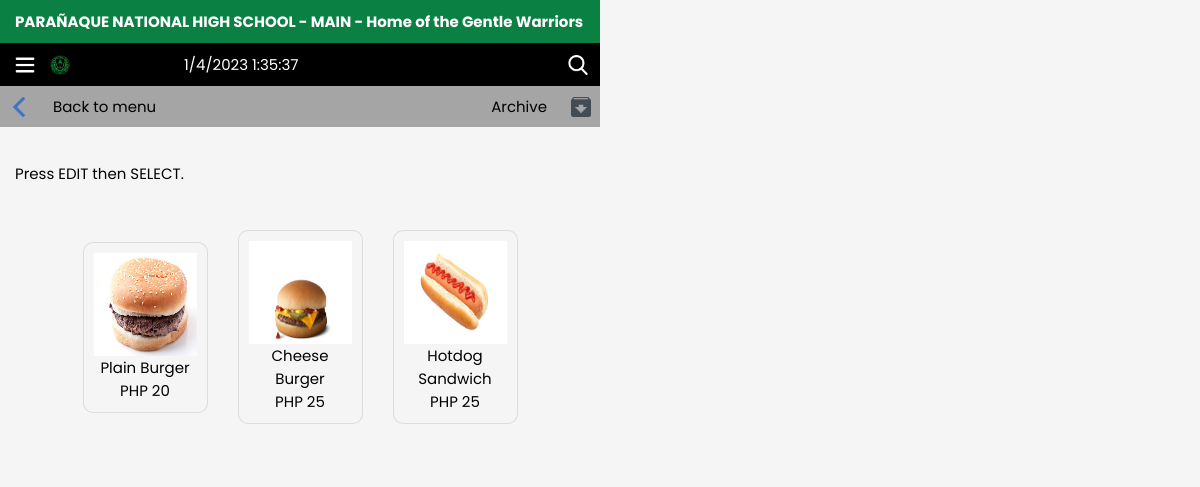
The page /options.php?category=burger (signed in) on the database its author committed.
### tables this page shows
CREATE TABLE `tbl_item` (
  `item_no` int(11) NOT NULL,
  `item_name` varchar(128) NOT NULL,
  `item_prc` int(11) NOT NULL,
  `item_img` text NOT NULL,
  `item_cat` varchar(128) NOT NULL
);

### php/display.php (called while the page is built, shortened)
<?php
if (isset($_SESSION['user_type'])) {
	if ($_SESSION['user_type'] == "type_staff") {
		$staff_visibility = "visible";
	}else{
		$staff_visibility = "hidden";
		$stud_visibility = "visible";
	}
}

### options.php (the view, shortened to what this page needs)
<!DOCTYPE html>
<html>
<head>
  <link rel="stylesheet" href="styles/options.css">
  <link rel="stylesheet" href="styles/override.css">
  	<?php
  	if (isset($_GET['category'])) {
  		$title = $_GET['category'];
  		$item_cat = $title;
	}else{
		header("location:menu.php");
	}
	?>
</head>
<?php
include("php/display.php");
include("php/displayWelcome.php");
?>
<body>
  <div class="header">
    <p>
      PARAÑAQUE NATIONAL HIGH SCHOOL - MAIN - Home of the Gentle Warriors
    </p>
  </div>
  <div class="content">
    <div class="navbar">
      <img src="img/navigation.png" class="nav-icon nav">
      <img src="img/pnhs.png" class="nav-pnhs">
      <span id='ct7' class="clock-timer" style="color:white;text-align:center;position:relative;right:-20%;"></span>
      <div class="search">
        <button type="submit" id="search-toggle">
          <img src="img/search.png" alt="search" class="nav-search">
        </button>
      </div>
    </div>
    <div class="back-menu">
      <a href="menu.php">
        <img src="img/left.png" class="back-menu-icon"> Back to menu
      </a>
      <a href="archive.php" class="<?php echo $staff_visibility; ?>"> Archive <img src="img/archive.png" class="back-menu-icon arch"></a>
    </div>
    <div class="cart">
      <h1 class="title <?php echo $staff_visibility; ?>">Press EDIT then SELECT.</h1>
    </div>
    <div class="options">
      <?php
      $query = "SELECT * FROM tbl_item WHERE item_cat = '$item_cat';";
      $result = mysqli_query($con, $query);
      $title_rows = mysqli_num_rows($result);
      if ($title_rows != 0) {
        while ($row = mysqli_fetch_array($result, MYSQLI_ASSOC)) {
          $item_no = $row['item_no'];
          $item_name = $row['item_name'];
          $item_prc = $row['item_prc'];
          $item_img = $row['item_img'];
          print "<a class='option' href='detail.php?item_no=$item_no'><img src='uploads/$item_img'><span>$item_name</span><span>PHP $item_prc</span></a>";
        }
      }
      ?>
    </div>
  </div>
</body>
</html>

### styles/options.css (style rules this page uses)
:root { --green: rgb(11, 128, 67); --black: rgb(0, 0, 0); --white: rgb(255, 255, 255); --padding: 10px 15px; }
html { height: 100vh; background-size: cover; background-position: center; background-attachment: fixed; overflow-y: scroll; }
body, html { width: 100vw; overflow-x: hidden; display: flex; flex-wrap: nowrap; flex-direction: column; max-width: 600px; background-color: whitesmoke; }
* { font-family: "Poppins", sans-serif; color: var(--black); font-weight: 400; box-sizing: border-box; position: relative; outline: none; margin: 0; padding: 0; font-size: 15px; text-decoration: none; }
.header { background-color: var(--green); width: 100vw; padding: var(--padding); }
.header > p { color: var(--white); font-weight: 700; }
.content { display: flex; flex-direction: column; width: 100%; background-color: whitesmoke; }
.navbar { width: 100%; display: flex; align-items: center; background-color: var(--black); padding: var(--padding); }
.nav-icon { width: 20px; z-index: 2; position: absolute; filter: invert(100%); }
.nav-pnhs { width: 20px; margin-left: 35px; }
.search { display: flex; align-items: center; position: absolute; right: 2%; }
.search > button { border: none; background-color: transparent; }
.nav-search { width: 20px; filter: invert(100%); display: flex; align-items: center; }
.back-menu { background: #a5a5a5; display: flex; justify-content: space-between; align-items: center; padding: 1.5%; }
.back-menu > a { display: flex; align-items: center; }
.back-menu-icon { width: 20px; filter: invert(49%) sepia(13%) saturate(3631%) hue-rotate(186deg) brightness(82%) contrast(84%); margin: auto 0; margin-right: 2vw; }
.arch { margin: 0 0 0 2vw; filter: invert(28%) sepia(8%) saturate(725%) hue-rotate(169deg) brightness(94%) contrast(89%); }
.cart { margin: 0 6vw 0 0vw; }
.title { padding: var(--padding); width: 100%; margin-top: 25px; text-align: left; }
.options { width: 100%; margin: 25px 0; display: flex; flex-wrap: wrap; flex-direction: row; justify-content: center; align-items: center; }
.option { display: flex; flex-direction: column; align-items: center; width: 125px; border-radius: 10px; flex-shrink: 0; margin: var(--padding); padding: 10px; background-color: whitesmoke; border: 1px solid rgba(0, 0, 0, 0.1); transition: 0.3s; }
.option img { width: 103px; height: 103px; }
.option span { text-align: center; }
.visible { visibility: visible; position: relative; }

### rows shown on the page
tbl_item: item_img (picture), item_name "Plain Burger", item_prc "20"
tbl_item: item_img (picture), item_name "Cheese Burger", item_prc "25"
tbl_item: item_img (picture), item_name "Hotdog Sandwich", item_prc "25"
